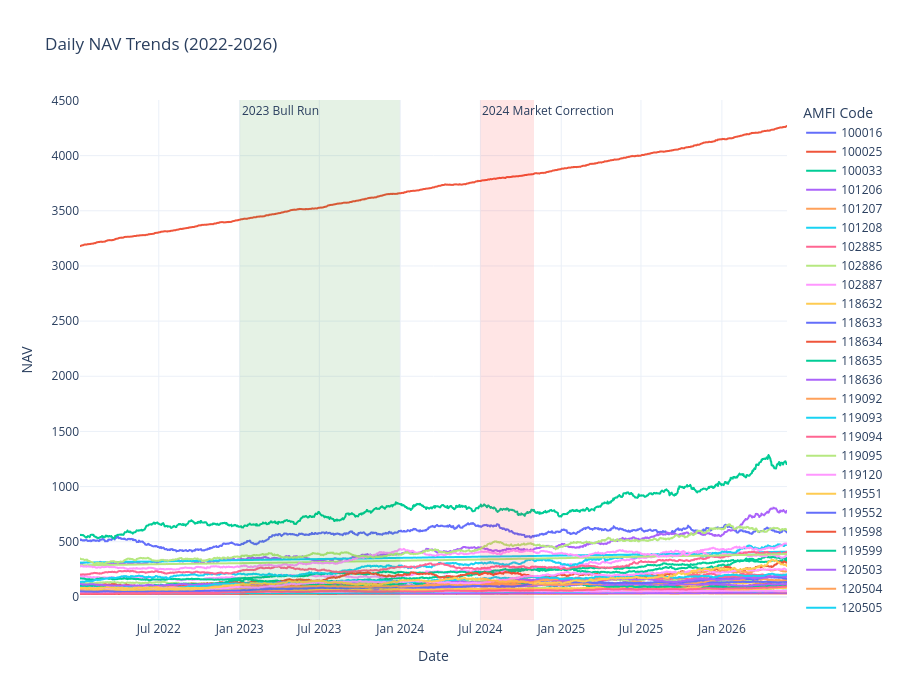

Notebook code for this chart:
### Markdown cell above
### NAV Trend Analysis

### Code cell
nav_history["date"] = pd.to_datetime(
    nav_history["date"]
)

fig = px.line(
    nav_history,
    x="date",
    y="nav",
    color="amfi_code",
    title="Daily NAV Trends (2022-2026)"
)
fig.add_vrect(
    x0="2023-01-01",
    x1="2023-12-31",
    fillcolor="green",
    opacity=0.10,
    line_width=0,
    annotation_text="2023 Bull Run",
    annotation_position="top left"
)
fig.add_vrect(
    x0="2024-07-01",
    x1="2024-10-31",
    fillcolor="red",
    opacity=0.10,
    line_width=0,
    annotation_text="2024 Market Correction",
    annotation_position="top left"
)
fig.update_layout(
    xaxis_title="Date",
    yaxis_title="NAV",
    template="plotly_white",
    legend_title="AMFI Code",
    height=700
)
fig.show()

### Figure 1 — Plotly figure (JSON) as saved in the notebook; plotly's stock layout.template omitted (floating-point values rounded to 4 significant figures; data arrays with more than 128 entries replaced by an {"elided": "..."} marker saying what was removed)
{"data": [{"hovertemplate": "amfi_code=100016<br>date=%{x}<br>nav=%{y}<extra></extra>", "legendgroup": "100016", "line": {"color": "#636efa", "dash": "solid"}, "marker": {"symbol": "circle"}, "mode": "lines", "name": "100016", "showlegend": true, "type": "scattergl", "x": {"elided": "1150 str values"}, "xaxis": "x", "y": {"elided": "1150 float values"}, "yaxis": "y"}, {"hovertemplate": "amfi_code=100025<br>date=%{x}<br>nav=%{y}<extra></extra>", "legendgroup": "100025", "line": {"color": "#EF553B", "dash": "solid"}, "marker": {"symbol": "circle"}, "mode": "lines", "name": "100025", "showlegend": true, "type": "scattergl", "x": {"elided": "1150 str values"}, "xaxis": "x", "y": {"elided": "1150 float values"}, "yaxis": "y"}, {"hovertemplate": "amfi_code=100033<br>date=%{x}<br>nav=%{y}<extra></extra>", "legendgroup": "100033", "line": {"color": "#00cc96", "dash": "solid"}, "marker": {"symbol": "circle"}, "mode": "lines", "name": "100033", "showlegend": true, "type": "scattergl", "x": {"elided": "1150 str values"}, "xaxis": "x", "y": {"elided": "1150 float values"}, "yaxis": "y"}, {"hovertemplate": "amfi_code=101206<br>date=%{x}<br>nav=%{y}<extra></extra>", "legendgroup": "101206", "line": {"color": "#ab63fa", "dash": "solid"}, "marker": {"symbol": "circle"}, "mode": "lines", "name": "101206", "showlegend": true, "type": "scattergl", "x": {"elided": "1150 str values"}, "xaxis": "x", "y": {"elided": "1150 float values"}, "yaxis": "y"}, {"hovertemplate": "amfi_code=101207<br>date=%{x}<br>nav=%{y}<extra></extra>", "legendgroup": "101207", "line": {"color": "#FFA15A", "dash": "solid"}, "marker": {"symbol": "circle"}, "mode": "lines", "name": "101207", "showlegend": true, "type": "scattergl", "x": {"elided": "1150 str values"}, "xaxis": "x", "y": {"elided": "1150 float values"}, "yaxis": "y"}, {"hovertemplate": "amfi_code=101208<br>date=%{x}<br>nav=%{y}<extra></extra>", "legendgroup": "101208", "line": {"color": "#19d3f3", "dash": "solid"}, "marker": {"symbol": "circle"}, "mode": "lines", "name": "101208", "showlegend": true, "type": "scattergl", "x": {"elided": "1150 str values"}, "xaxis": "x", "y": {"elided": "1150 float values"}, "yaxis": "y"}, {"hovertemplate": "amfi_code=102885<br>date=%{x}<br>nav=%{y}<extra></extra>", "legendgroup": "102885", "line": {"color": "#FF6692", "dash": "solid"}, "marker": {"symbol": "circle"}, "mode": "lines", "name": "102885", "showlegend": true, "type": "scattergl", "x": {"elided": "1150 str values"}, "xaxis": "x", "y": {"elided": "1150 float values"}, "yaxis": "y"}, {"hovertemplate": "amfi_code=102886<br>date=%{x}<br>nav=%{y}<extra></extra>", "legendgroup": "102886", "line": {"color": "#B6E880", "dash": "solid"}, "marker": {"symbol": "circle"}, "mode": "lines", "name": "102886", "showlegend": true, "type": "scattergl", "x": {"elided": "1150 str values"}, "xaxis": "x", "y": {"elided": "1150 float values"}, "yaxis": "y"}, {"hovertemplate": "amfi_code=102887<br>date=%{x}<br>nav=%{y}<extra></extra>", "legendgroup": "102887", "line": {"color": "#FF97FF", "dash": "solid"}, "marker": {"symbol": "circle"}, "mode": "lines", "name": "102887", "showlegend": true, "type": "scattergl", "x": {"elided": "1150 str values"}, "xaxis": "x", "y": {"elided": "1150 float values"}, "yaxis": "y"}, {"hovertemplate": "amfi_code=118632<br>date=%{x}<br>nav=%{y}<extra></extra>", "legendgroup": "118632", "line": {"color": "#FECB52", "dash": "solid"}, "marker": {"symbol": "circle"}, "mode": "lines", "name": "118632", "showlegend": true, "type": "scattergl", "x": {"elided": "1150 str values"}, "xaxis": "x", "y": {"elided": "1150 float values"}, "yaxis": "y"}, {"hovertemplate": "amfi_code=118633<br>date=%{x}<br>nav=%{y}<extra></extra>", "legendgroup": "118633", "line": {"color": "#636efa", "dash": "solid"}, "marker": {"symbol": "circle"}, "mode": "lines", "name": "118633", "showlegend": true, "type": "scattergl", "x": {"elided": "1150 str values"}, "xaxis": "x", "y": {"elided": "1150 float values"}, "yaxis": "y"}, {"hovertemplate": "amfi_code=118634<br>date=%{x}<br>nav=%{y}<extra></extra>", "legendgroup": "118634", "line": {"color": "#EF553B", "dash": "solid"}, "marker": {"symbol": "circle"}, "mode": "lines", "name": "118634", "showlegend": true, "type": "scattergl", "x": {"elided": "1150 str values"}, "xaxis": "x", "y": {"elided": "1150 float values"}, "yaxis": "y"}, {"hovertemplate": "amfi_code=118635<br>date=%{x}<br>nav=%{y}<extra></extra>", "legendgroup": "118635", "line": {"color": "#00cc96", "dash": "solid"}, "marker": {"symbol": "circle"}, "mode": "lines", "name": "118635", "showlegend": true, "type": "scattergl", "x": {"elided": "1150 str values"}, "xaxis": "x", "y": {"elided": "1150 float values"}, "yaxis": "y"}, {"hovertemplate": "amfi_code=118636<br>date=%{x}<br>nav=%{y}<extra></extra>", "legendgroup": "118636", "line": {"color": "#ab63fa", "dash": "solid"}, "marker": {"symbol": "circle"}, "mode": "lines", "name": "118636", "showlegend": true, "type": "scattergl", "x": {"elided": "1150 str values"}, "xaxis": "x", "y": {"elided": "1150 float values"}, "yaxis": "y"}, {"hovertemplate": "amfi_code=119092<br>date=%{x}<br>nav=%{y}<extra></extra>", "legendgroup": "119092", "line": {"color": "#FFA15A", "dash": "solid"}, "marker": {"symbol": "circle"}, "mode": "lines", "name": "119092", "showlegend": true, "type": "scattergl", "x": {"elided": "1150 str values"}, "xaxis": "x", "y": {"elided": "1150 float values"}, "yaxis": "y"}, {"hovertemplate": "amfi_code=119093<br>date=%{x}<br>nav=%{y}<extra></extra>", "legendgroup": "119093", "line": {"color": "#19d3f3", "dash": "solid"}, "marker": {"symbol": "circle"}, "mode": "lines", "name": "119093", "showlegend": true, "type": "scattergl", "x": {"elided": "1150 str values"}, "xaxis": "x", "y": {"elided": "1150 float values"}, "yaxis": "y"}, {"hovertemplate": "amfi_code=119094<br>date=%{x}<br>nav=%{y}<extra></extra>", "legendgroup": "119094", "line": {"color": "#FF6692", "dash": "solid"}, "marker": {"symbol": "circle"}, "mode": "lines", "name": "119094", "showlegend": true, "type": "scattergl", "x": {"elided": "1150 str values"}, "xaxis": "x", "y": {"elided": "1150 float values"}, "yaxis": "y"}, {"hovertemplate": "amfi_code=119095<br>date=%{x}<br>nav=%{y}<extra></extra>", "legendgroup": "119095", "line": {"color": "#B6E880", "dash": "solid"}, "marker": {"symbol": "circle"}, "mode": "lines", "name": "119095", "showlegend": true, "type": "scattergl", "x": {"elided": "1150 str values"}, "xaxis": "x", "y": {"elided": "1150 float values"}, "yaxis": "y"}, {"hovertemplate": "amfi_code=119120<br>date=%{x}<br>nav=%{y}<extra></extra>", "legendgroup": "119120", "line": {"color": "#FF97FF", "dash": "solid"}, "marker": {"symbol": "circle"}, "mode": "lines", "name": "119120", "showlegend": true, "type": "scattergl", "x": {"elided": "1150 str values"}, "xaxis": "x", "y": {"elided": "1150 float values"}, "yaxis": "y"}, {"hovertemplate": "amfi_code=119551<br>date=%{x}<br>nav=%{y}<extra></extra>", "legendgroup": "119551", "line": {"color": "#FECB52", "dash": "solid"}, "marker": {"symbol": "circle"}, "mode": "lines", "name": "119551", "showlegend": true, "type": "scattergl", "x": {"elided": "1150 str values"}, "xaxis": "x", "y": {"elided": "1150 float values"}, "yaxis": "y"}, {"hovertemplate": "amfi_code=119552<br>date=%{x}<br>nav=%{y}<extra></extra>", "legendgroup": "119552", "line": {"color": "#636efa", "dash": "solid"}, "marker": {"symbol": "circle"}, "mode": "lines", "name": "119552", "showlegend": true, "type": "scattergl", "x": {"elided": "1150 str values"}, "xaxis": "x", "y": {"elided": "1150 float values"}, "yaxis": "y"}, {"hovertemplate": "amfi_code=119598<br>date=%{x}<br>nav=%{y}<extra></extra>", "legendgroup": "119598", "line": {"color": "#EF553B", "dash": "solid"}, "marker": {"symbol": "circle"}, "mode": "lines", "name": "119598", "showlegend": true, "type": "scattergl", "x": {"elided": "1150 str values"}, "xaxis": "x", "y": {"elided": "1150 float values"}, "yaxis": "y"}, {"hovertemplate": "amfi_code=119599<br>date=%{x}<br>nav=%{y}<extra></extra>", "legendgroup": "119599", "line": {"color": "#00cc96", "dash": "solid"}, "marker": {"symbol": "circle"}, "mode": "lines", "name": "119599", "showlegend": true, "type": "scattergl", "x": {"elided": "1150 str values"}, "xaxis": "x", "y": {"elided": "1150 float values"}, "yaxis": "y"}, {"hovertemplate": "amfi_code=120503<br>date=%{x}<br>nav=%{y}<extra></extra>", "legendgroup": "120503", "line": {"color": "#ab63fa", "dash": "solid"}, "marker": {"symbol": "circle"}, "mode": "lines", "name": "120503", "showlegend": true, "type": "scattergl", "x": {"elided": "1150 str values"}, "xaxis": "x", "y": {"elided": "1150 float values"}, "yaxis": "y"}, {"hovertemplate": "amfi_code=120504<br>date=%{x}<br>nav=%{y}<extra></extra>", "legendgroup": "120504", "line": {"color": "#FFA15A", "dash": "solid"}, "marker": {"symbol": "circle"}, "mode": "lines", "name": "120504", "showlegend": true, "type": "scattergl", "x": {"elided": "1150 str values"}, "xaxis": "x", "y": {"elided": "1150 float values"}, "yaxis": "y"}, {"hovertemplate": "amfi_code=120505<br>date=%{x}<br>nav=%{y}<extra></extra>", "legendgroup": "120505", "line": {"color": "#19d3f3", "dash": "solid"}, "marker": {"symbol": "circle"}, "mode": "lines", "name": "120505", "showlegend": true, "type": "scattergl", "x": {"elided": "1150 str values"}, "xaxis": "x", "y": {"elided": "1150 float values"}, "yaxis": "y"}, {"hovertemplate": "amfi_code=120506<br>date=%{x}<br>nav=%{y}<extra></extra>", "legendgroup": "120506", "line": {"color": "#FF6692", "dash": "solid"}, "marker": {"symbol": "circle"}, "mode": "lines", "name": "120506", "showlegend": true, "type": "scattergl", "x": {"elided": "1150 str values"}, "xaxis": "x", "y": {"elided": "1150 float values"}, "yaxis": "y"}, {"hovertemplate": "amfi_code=120507<br>date=%{x}<br>nav=%{y}<extra></extra>", "legendgroup": "120507", "line": {"color": "#B6E880", "dash": "solid"}, "marker": {"symbol": "circle"}, "mode": "lines", "name": "120507", "showlegend": true, "type": "scattergl", "x": {"elided": "1150 str values"}, "xaxis": "x", "y": {"elided": "1150 float values"}, "yaxis": "y"}, {"hovertemplate": "amfi_code=120841<br>date=%{x}<br>nav=%{y}<extra></extra>", "legendgroup": "120841", "line": {"color": "#FF97FF", "dash": "solid"}, "marker": {"symbol": "circle"}, "mode": "lines", "name": "120841", "showlegend": true, "type": "scattergl", "x": {"elided": "1150 str values"}, "xaxis": "x", "y": {"elided": "1150 float values"}, "yaxis": "y"}, {"hovertemplate": "amfi_code=120842<br>date=%{x}<br>nav=%{y}<extra></extra>", "legendgroup": "120842", "line": {"color": "#FECB52", "dash": "solid"}, "marker": {"symbol": "circle"}, "mode": "lines", "name": "120842", "showlegend": true, "type": "scattergl", "x": {"elided": "1150 str values"}, "xaxis": "x", "y": {"elided": "1150 float values"}, "yaxis": "y"}, {"hovertemplate": "amfi_code=120843<br>date=%{x}<br>nav=%{y}<extra></extra>", "legendgroup": "120843", "line": {"color": "#636efa", "dash": "solid"}, "marker": {"symbol": "circle"}, "mode": "lines", "name": "120843", "showlegend": true, "type": "scattergl", "x": {"elided": "1150 str values"}, "xaxis": "x", "y": {"elided": "1150 float values"}, "yaxis": "y"}, {"hovertemplate": "amfi_code=120844<br>date=%{x}<br>nav=%{y}<extra></extra>", "legendgroup": "120844", "line": {"color": "#EF553B", "dash": "solid"}, "marker": {"symbol": "circle"}, "mode": "lines", "name": "120844", "showlegend": true, "type": "scattergl", "x": {"elided": "1150 str values"}, "xaxis": "x", "y": {"elided": "1150 float values"}, "yaxis": "y"}, {"hovertemplate": "amfi_code=125497<br>date=%{x}<br>nav=%{y}<extra></extra>", "legendgroup": "125497", "line": {"color": "#00cc96", "dash": "solid"}, "marker": {"symbol": "circle"}, "mode": "lines", "name": "125497", "showlegend": true, "type": "scattergl", "x": {"elided": "1150 str values"}, "xaxis": "x", "y": {"elided": "1150 float values"}, "yaxis": "y"}, {"hovertemplate": "amfi_code=125498<br>date=%{x}<br>nav=%{y}<extra></extra>", "legendgroup": "125498", "line": {"color": "#ab63fa", "dash": "solid"}, "marker": {"symbol": "circle"}, "mode": "lines", "name": "125498", "showlegend": true, "type": "scattergl", "x": {"elided": "1150 str values"}, "xaxis": "x", "y": {"elided": "1150 float values"}, "yaxis": "y"}, {"hovertemplate": "amfi_code=148567<br>date=%{x}<br>nav=%{y}<extra></extra>", "legendgroup": "148567", "line": {"color": "#FFA15A", "dash": "solid"}, "marker": {"symbol": "circle"}, "mode": "lines", "name": "148567", "showlegend": true, "type": "scattergl", "x": {"elided": "1150 str values"}, "xaxis": "x", "y": {"elided": "1150 float values"}, "yaxis": "y"}, {"hovertemplate": "amfi_code=148568<br>date=%{x}<br>nav=%{y}<extra></extra>", "legendgroup": "148568", "line": {"color": "#19d3f3", "dash": "solid"}, "marker": {"symbol": "circle"}, "mode": "lines", "name": "148568", "showlegend": true, "type": "scattergl", "x": {"elided": "1150 str values"}, "xaxis": "x", "y": {"elided": "1150 float values"}, "yaxis": "y"}, {"hovertemplate": "amfi_code=148569<br>date=%{x}<br>nav=%{y}<extra></extra>", "legendgroup": "148569", "line": {"color": "#FF6692", "dash": "solid"}, "marker": {"symbol": "circle"}, "mode": "lines", "name": "148569", "showlegend": true, "type": "scattergl", "x": {"elided": "1150 str values"}, "xaxis": "x", "y": {"elided": "1150 float values"}, "yaxis": "y"}, {"hovertemplate": "amfi_code=149322<br>date=%{x}<br>nav=%{y}<extra></extra>", "legendgroup": "149322", "line": {"color": "#B6E880", "dash": "solid"}, "marker": {"symbol": "circle"}, "mode": "lines", "name": "149322", "showlegend": true, "type": "scattergl", "x": {"elided": "1150 str values"}, "xaxis": "x", "y": {"elided": "1150 float values"}, "yaxis": "y"}, {"hovertemplate": "amfi_code=149323<br>date=%{x}<br>nav=%{y}<extra></extra>", "legendgroup": "149323", "line": {"color": "#FF97FF", "dash": "solid"}, "marker": {"symbol": "circle"}, "mode": "lines", "name": "149323", "showlegend": true, "type": "scattergl", "x": {"elided": "1150 str values"}, "xaxis": "x", "y": {"elided": "1150 float values"}, "yaxis": "y"}, {"hovertemplate": "amfi_code=149324<br>date=%{x}<br>nav=%{y}<extra></extra>", "legendgroup": "149324", "line": {"color": "#FECB52", "dash": "solid"}, "marker": {"symbol": "circle"}, "mode": "lines", "name": "149324", "showlegend": true, "type": "scattergl", "x": {"elided": "1150 str values"}, "xaxis": "x", "y": {"elided": "1150 float values"}, "yaxis": "y"}], "layout": {"annotations": [{"showarrow": false, "text": "2023 Bull Run", "x": "2023-01-01", "xanchor": "left", "xref": "x", "y": 1, "yanchor": "top", "yref": "y domain"}, {"showarrow": false, "text": "2024 Market Correction", "x": "2024-07-01", "xanchor": "left", "xref": "x", "y": 1, "yanchor": "top", "yref": "y domain"}], "height": 700, "legend": {"title": {"text": "AMFI Code"}, "tracegroupgap": 0}, "shapes": [{"fillcolor": "green", "line": {"width": 0}, "opacity": 0.1, "type": "rect", "x0": "2023-01-01", "x1": "2023-12-31", "xref": "x", "y0": 0, "y1": 1, "yref": "y domain"}, {"fillcolor": "red", "line": {"width": 0}, "opacity": 0.1, "type": "rect", "x0": "2024-07-01", "x1": "2024-10-31", "xref": "x", "y0": 0, "y1": 1, "yref": "y domain"}], "title": {"text": "Daily NAV Trends (2022-2026)"}, "xaxis": {"anchor": "y", "domain": [0, 1], "title": {"text": "Date"}}, "yaxis": {"anchor": "x", "domain": [0, 1], "title": {"text": "NAV"}}}}
